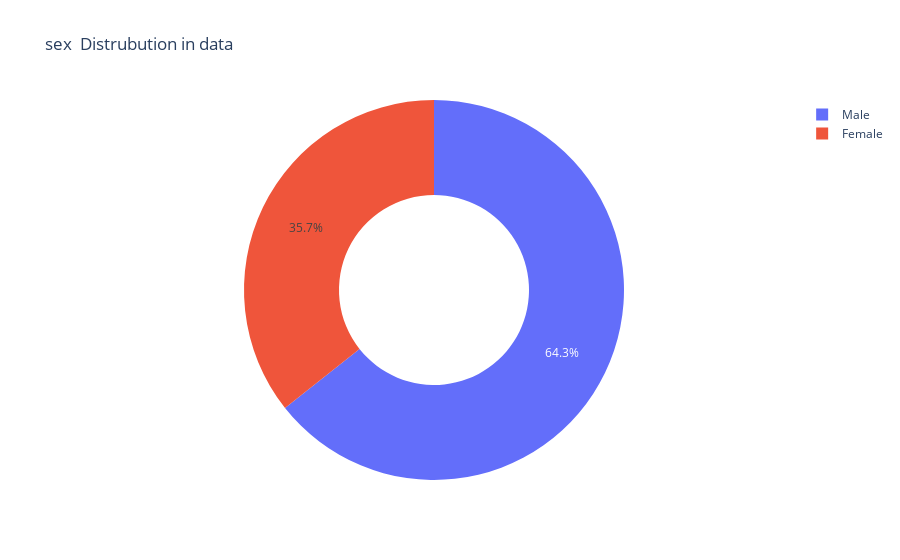

Write notebook code for a chart like this one.
### Code cell
get_pie_chart(tips,'sex')

### Figure 1 — Plotly figure (JSON) as saved in the notebook; plotly's stock layout.template omitted (floating-point values rounded to 4 significant figures)
{"data": [{"domain": {"x": [0, 1], "y": [0, 1]}, "hole": 0.5, "hovertemplate": "sex=%{label}<br>value=%{value}<extra></extra>", "labels": ["Male", "Female"], "legendgroup": "", "name": "", "showlegend": true, "type": "pie", "values": [157, 87]}], "layout": {"legend": {"tracegroupgap": 0}, "title": {"text": "sex  Distrubution in data"}}}
